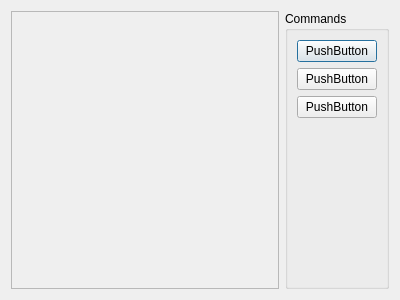
<?xml version="1.0" encoding="UTF-8"?>
<ui version="4.0">
 <class>QtTestEditConceptMapWidgetDialog</class>
 <widget class="QDialog" name="QtTestEditConceptMapWidgetDialog">
  <property name="geometry">
   <rect>
    <x>0</x>
    <y>0</y>
    <width>400</width>
    <height>300</height>
   </rect>
  </property>
  <property name="windowTitle">
   <string>Dialog</string>
  </property>
  <layout class="QHBoxLayout" name="horizontalLayout">
   <item>
    <widget class="QFrame" name="frame">
     <property name="sizePolicy">
      <sizepolicy hsizetype="MinimumExpanding" vsizetype="Preferred">
       <horstretch>0</horstretch>
       <verstretch>0</verstretch>
      </sizepolicy>
     </property>
     <property name="frameShape">
      <enum>QFrame::StyledPanel</enum>
     </property>
     <property name="frameShadow">
      <enum>QFrame::Raised</enum>
     </property>
    </widget>
   </item>
   <item>
    <widget class="QGroupBox" name="groupBox">
     <property name="title">
      <string>Commands</string>
     </property>
     <layout class="QVBoxLayout" name="verticalLayout">
      <item>
       <widget class="QPushButton" name="pushButton_2">
        <property name="text">
         <string>PushButton</string>
        </property>
       </widget>
      </item>
      <item>
       <widget class="QPushButton" name="pushButton_3">
        <property name="text">
         <string>PushButton</string>
        </property>
       </widget>
      </item>
      <item>
       <widget class="QPushButton" name="pushButton">
        <property name="text">
         <string>PushButton</string>
        </property>
       </widget>
      </item>
      <item>
       <spacer name="verticalSpacer">
        <property name="orientation">
         <enum>Qt::Vertical</enum>
        </property>
        <property name="sizeHint" stdset="0">
         <size>
          <width>20</width>
          <height>40</height>
         </size>
        </property>
       </spacer>
      </item>
     </layout>
    </widget>
   </item>
  </layout>
 </widget>
 <resources/>
 <connections/>
</ui>
